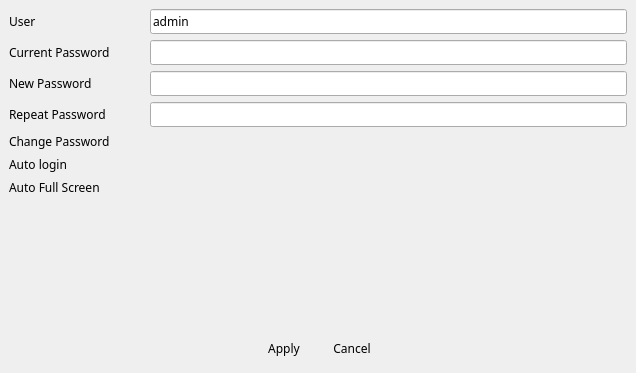
<?xml version="1.0" encoding="UTF-8"?>
<ui version="4.0">
 <class>VSCUser</class>
 <widget class="QWidget" name="VSCUser">
  <property name="geometry">
   <rect>
    <x>0</x>
    <y>0</y>
    <width>636</width>
    <height>373</height>
   </rect>
  </property>
  <property name="font">
   <font>
    <family>나눔스퀘어_ac</family>
   </font>
  </property>
  <property name="windowTitle">
   <string>Master Hard Disk Selecting</string>
  </property>
  <property name="windowIcon">
   <iconset>
    <normaloff>:/logo/resources/vscsmall.jpg</normaloff>:/logo/resources/vscsmall.jpg</iconset>
  </property>
  <layout class="QVBoxLayout" name="verticalLayout">
   <property name="spacing">
    <number>6</number>
   </property>
   <property name="leftMargin">
    <number>9</number>
   </property>
   <property name="topMargin">
    <number>9</number>
   </property>
   <property name="rightMargin">
    <number>9</number>
   </property>
   <property name="bottomMargin">
    <number>9</number>
   </property>
   <item>
    <layout class="QGridLayout" name="gridLayout">
     <property name="horizontalSpacing">
      <number>40</number>
     </property>
     <item row="5" column="0">
      <widget class="QLabel" name="label_6">
       <property name="text">
        <string>Auto login</string>
       </property>
      </widget>
     </item>
     <item row="1" column="0">
      <widget class="QLabel" name="label_2">
       <property name="text">
        <string>Current Password</string>
       </property>
      </widget>
     </item>
     <item row="6" column="0">
      <widget class="QLabel" name="label_3">
       <property name="text">
        <string>Auto Full Screen</string>
       </property>
      </widget>
     </item>
     <item row="0" column="0">
      <widget class="QLabel" name="label">
       <property name="text">
        <string>User</string>
       </property>
      </widget>
     </item>
     <item row="3" column="0">
      <widget class="QLabel" name="label_5">
       <property name="text">
        <string>Repeat Password</string>
       </property>
      </widget>
     </item>
     <item row="0" column="2">
      <widget class="QLineEdit" name="user">
       <property name="text">
        <string>admin</string>
       </property>
       <property name="readOnly">
        <bool>true</bool>
       </property>
      </widget>
     </item>
     <item row="2" column="2">
      <widget class="QLineEdit" name="newPasswd">
       <property name="maximumSize">
        <size>
         <width>16777215</width>
         <height>16777215</height>
        </size>
       </property>
       <property name="echoMode">
        <enum>QLineEdit::Password</enum>
       </property>
       <property name="readOnly">
        <bool>false</bool>
       </property>
      </widget>
     </item>
     <item row="6" column="2">
      <widget class="SwitchControl" name="autoFullScreen" native="true">
       <property name="minimumSize">
        <size>
         <width>0</width>
         <height>0</height>
        </size>
       </property>
       <property name="maximumSize">
        <size>
         <width>40</width>
         <height>25</height>
        </size>
       </property>
      </widget>
     </item>
     <item row="2" column="0">
      <widget class="QLabel" name="label_4">
       <property name="text">
        <string>New Password</string>
       </property>
      </widget>
     </item>
     <item row="1" column="2">
      <widget class="QLineEdit" name="curPasswd">
       <property name="maximumSize">
        <size>
         <width>16777215</width>
         <height>16777215</height>
        </size>
       </property>
       <property name="echoMode">
        <enum>QLineEdit::Password</enum>
       </property>
       <property name="readOnly">
        <bool>false</bool>
       </property>
      </widget>
     </item>
     <item row="3" column="2">
      <widget class="QLineEdit" name="repeatPasswd">
       <property name="maximumSize">
        <size>
         <width>16777215</width>
         <height>16777215</height>
        </size>
       </property>
       <property name="echoMode">
        <enum>QLineEdit::Password</enum>
       </property>
       <property name="readOnly">
        <bool>false</bool>
       </property>
      </widget>
     </item>
     <item row="5" column="2">
      <widget class="SwitchControl" name="autoLogin" native="true">
       <property name="minimumSize">
        <size>
         <width>0</width>
         <height>0</height>
        </size>
       </property>
       <property name="maximumSize">
        <size>
         <width>40</width>
         <height>25</height>
        </size>
       </property>
      </widget>
     </item>
     <item row="4" column="0">
      <widget class="QLabel" name="label_7">
       <property name="text">
        <string>Change Password</string>
       </property>
      </widget>
     </item>
     <item row="4" column="2">
      <widget class="SwitchControl" name="changePasswd" native="true">
       <property name="minimumSize">
        <size>
         <width>0</width>
         <height>0</height>
        </size>
       </property>
       <property name="maximumSize">
        <size>
         <width>40</width>
         <height>25</height>
        </size>
       </property>
      </widget>
     </item>
    </layout>
   </item>
   <item>
    <spacer name="verticalSpacer">
     <property name="orientation">
      <enum>Qt::Vertical</enum>
     </property>
     <property name="sizeHint" stdset="0">
      <size>
       <width>20</width>
       <height>40</height>
      </size>
     </property>
    </spacer>
   </item>
   <item>
    <layout class="QHBoxLayout" name="horizontalLayout">
     <item>
      <spacer name="horizontalSpacer">
       <property name="orientation">
        <enum>Qt::Horizontal</enum>
       </property>
       <property name="sizeHint" stdset="0">
        <size>
         <width>40</width>
         <height>20</height>
        </size>
       </property>
      </spacer>
     </item>
     <item>
      <widget class="QPushButton" name="pushButtonApply">
       <property name="minimumSize">
        <size>
         <width>62</width>
         <height>32</height>
        </size>
       </property>
       <property name="maximumSize">
        <size>
         <width>62</width>
         <height>32</height>
        </size>
       </property>
       <property name="font">
        <font>
         <family>나눔스퀘어_ac</family>
        </font>
       </property>
       <property name="styleSheet">
        <string notr="true">QPushButton { 
background-image: url(:/action/resources/button.png);}
QPushButton:hover {
background-image: url(:/action/resources/buttonhover.png);}
QPushButton:pressed {
background-image: url(:/action/resources/buttonpress.png);}</string>
       </property>
       <property name="text">
        <string>Apply</string>
       </property>
       <property name="iconSize">
        <size>
         <width>0</width>
         <height>0</height>
        </size>
       </property>
       <property name="flat">
        <bool>true</bool>
       </property>
      </widget>
     </item>
     <item>
      <widget class="QPushButton" name="pushButtonCancel">
       <property name="minimumSize">
        <size>
         <width>62</width>
         <height>32</height>
        </size>
       </property>
       <property name="maximumSize">
        <size>
         <width>62</width>
         <height>32</height>
        </size>
       </property>
       <property name="font">
        <font>
         <family>나눔스퀘어_ac</family>
        </font>
       </property>
       <property name="styleSheet">
        <string notr="true">QPushButton { 
background-image: url(:/action/resources/button.png);}
QPushButton:hover {
background-image: url(:/action/resources/buttonhover.png);}
QPushButton:pressed {
background-image: url(:/action/resources/buttonpress.png);}</string>
       </property>
       <property name="text">
        <string>Cancel</string>
       </property>
       <property name="iconSize">
        <size>
         <width>0</width>
         <height>0</height>
        </size>
       </property>
       <property name="flat">
        <bool>true</bool>
       </property>
      </widget>
     </item>
     <item>
      <spacer name="horizontalSpacer_2">
       <property name="orientation">
        <enum>Qt::Horizontal</enum>
       </property>
       <property name="sizeHint" stdset="0">
        <size>
         <width>40</width>
         <height>20</height>
        </size>
       </property>
      </spacer>
     </item>
    </layout>
   </item>
  </layout>
 </widget>
 <customwidgets>
  <customwidget>
   <class>SwitchControl</class>
   <extends>QWidget</extends>
   <header>common/switchcontrol.h</header>
   <container>1</container>
  </customwidget>
 </customwidgets>
 <resources>
  <include location="../../main/vscmainwindows.qrc"/>
 </resources>
 <connections/>
</ui>
